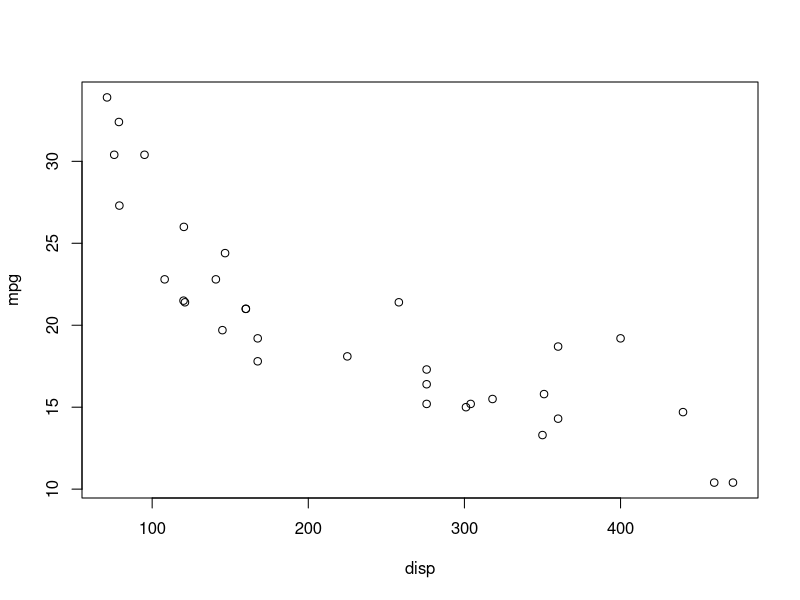

The R script that drew this image:
## ---- chunk 1
#| echo: true
#| output-location: column
plot(mpg ~ disp, data = mtcars)
